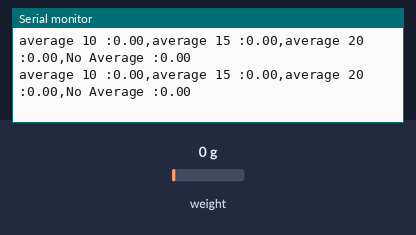
Recording of a sketch running on a simulated Arduino Uno, built with avr-gcc and run on an emulated ATmega328P. Shown: the last lines printed to the serial monitor. Inputs (shaded band) come from the test bench; at power-on: weight on the scale 0 g.

Above: at 1.2 s.
1.3 s: weight on the scale set to 100 g
At 1.47 s:
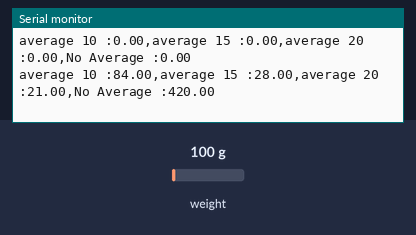
2.8 s: weight on the scale set to 1250 g
At 2.89 s:
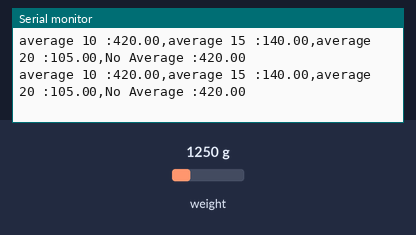
Timing chart, 0 to 5.8 s (numbered marks = the images above; inputs shaded):
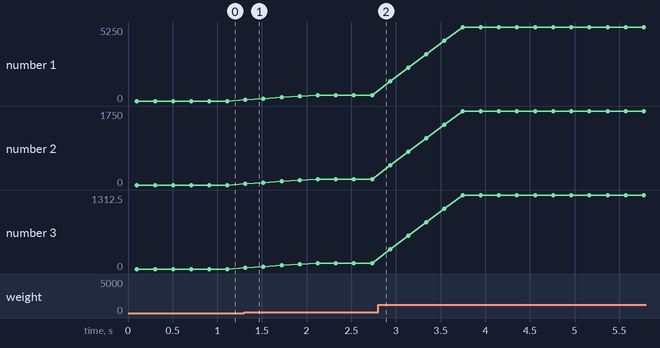

Measured:
- after the input at 1.3 s, the serial monitor: prints a new line at once (image 1)
- plotted number 1: 0 → 420 after the input at 1.3 s, 420 → 5250 after the input at 2.8 s
- plotted number 2: 0 → 140 after the input at 1.3 s, 140 → 1750 after the input at 2.8 s
- plotted number 3: 0 → 105 after the input at 1.3 s, 105 → 1312.5 after the input at 2.8 s

The sketch:

Load_Cell_Calibrated_smoothened.ino
```cpp
/*Load Cell Caliberation using Indian Rupee Coins
 * STANDARD WEIGHT : https://m.rbi.org.in/Scripts/restrospectcoins.aspx
 * 1 Rupee = 3.79gm
 * 2 Rupee = 4.85gm
 * 5 Rupee (Brass) = 6gm
 * 10 Rupee = 7.71gm
 * Caliberation equation is Static for the experiment obtained by linear regression in MInitab
 */

#include <Q2HX711.h>

const byte hx711_data_pin = 7;
const byte hx711_clock_pin = 18;


float a = 0;
float b = 0;
float y = 0;
float weight =0;

//long float x = 0;

Q2HX711 hx711(hx711_data_pin, hx711_clock_pin);

const int numReadings = 5; //Weighted moving Average of 10 Numbers

int readings[numReadings];      // the readings from the analog input 10 numbers

int readIndex = 0;              // the index of the current reading
float total = 0;                  // the running total
float average = 0;                // the average
float average15 = 0;
float average20 = 0;


void setup() {
  Serial.begin(115200);

  //For 10
  for (int thisReading = 0; thisReading < numReadings; thisReading++) {
    readings[thisReading] = 0;
  }
}

void loop() {

  // subtract the last reading:
  total = total - readings[readIndex];

  // read from the sensor:
  a = hx711.read()/100.0;
  readings[readIndex] = a;

  // add the reading to the total:
  total = total + readings[readIndex];

  // advance to the next position in the array:
  readIndex = readIndex + 1;

  if (readIndex >= numReadings) {
    // ...wrap around to the beginning:
    readIndex = 0;
  }

  // calculate the average:
  average = total / numReadings;
  average15 = total / 15;
  average20 = total / 20;

  // send it to the computer as ASCII digits
  weight =0;
  //weight = (38854.2 - 0.462211*average);
  //weight =(38854.2 - (0.46221*average));
  //Serial.print(a);
 // Serial.print(",");
 // Serial.println(weight);


  Serial.print("average 10 :"); //Average of 10
  Serial.print(average); //Average of 10
  Serial.print(",");
  Serial.print("average 15 :"); //Average of 10
  Serial.print(average15); //Average of 15
  Serial.print(",");
  Serial.print("average 20 :"); //Average of 10
  Serial.print(average20); //Average of 20
  Serial.print(",");
  Serial.print("No Average :");
  Serial.println(a); // No Averaging


  delay(100);
}
```
